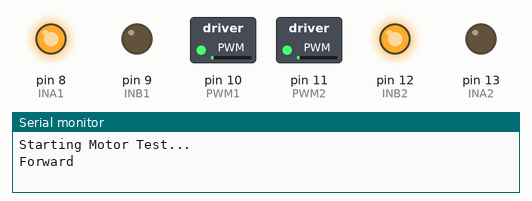
Recording of a sketch running on a simulated Arduino Uno, built with avr-gcc and run on an emulated ATmega328P. Shown: switched loads named in the sketch (green lamp = pin HIGH), output pins drawn as LEDs (lit = HIGH), the last lines printed to the serial monitor.

Above: at 0.05 s.
At 3.95 s:
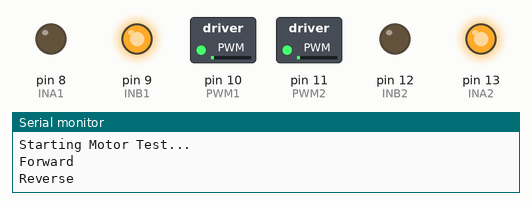
At 5.95 s:
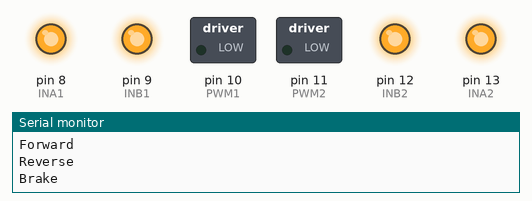
At 7.95 s:
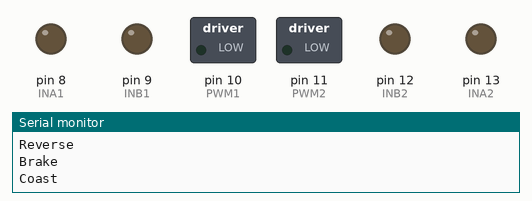
Timing chart, 0 to 10.4 s (numbered marks = the images above):
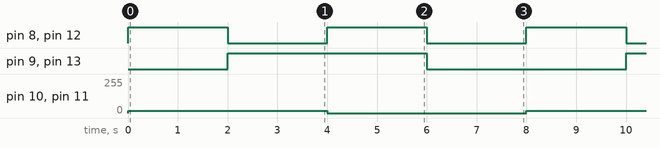

Measured:
- by itself, pin 8 (INA1), pin 12 (INB2): alternates HIGH for 2.0 s and LOW for 2.0 s
- by itself, pin 9 (INB1), pin 13 (INA2): alternates HIGH for 4.0 s and LOW for 4.0 s
- by itself, pin 10 (PWM1), pin 11 (PWM2): repeats every 8.0 s: 17/255 2.0 s, 0/255 4.0 s, 16/255 2.0 s

The sketch:

Arduino_Motor_Code.ino
```cpp
#define INA1 8   // Direction 1
#define INB1 9    // Direction 2
#define PWM1 10   // Speed PWM

// Motor 2 (Right or B)
#define INA2 13  // Direction 1
#define INB2 12    // Direction 2
#define PWM2 11
void setup() {

  Serial.begin(115200);
  Serial.println("Starting Motor Test...");

  pinMode(INA1, OUTPUT);
  pinMode(INB1, OUTPUT);
  pinMode(PWM1, OUTPUT);

  pinMode(INA2, OUTPUT);
  pinMode(INB2, OUTPUT);
  pinMode(PWM2, OUTPUT);
}

void loop() {
  Serial.println("Forward");
  digitalWrite(INA1, HIGH);
  digitalWrite(INB1, LOW);
  analogWrite(PWM1, 16);

  digitalWrite(INA2, LOW);
  digitalWrite(INB2, HIGH);
  analogWrite(PWM2, 16);
  delay(2000);

  Serial.println("Reverse");
  digitalWrite(INA1, LOW);
  digitalWrite(INB1, HIGH);
  analogWrite(PWM1, 17);

  digitalWrite(INA2,  HIGH);
  digitalWrite(INB2, LOW);
  analogWrite(PWM2, 17);
  delay(2000);

  Serial.println("Brake");
  digitalWrite(INA1, HIGH);
  digitalWrite(INB1, HIGH);
  analogWrite(PWM1, 0);

  digitalWrite(INA2, HIGH);
  digitalWrite(INB2, HIGH);
  analogWrite(PWM2, 0);
  delay(2000);

  Serial.println("Coast");
  digitalWrite(INA1, LOW);
  digitalWrite(INB1, LOW);
  analogWrite(PWM1, 0);

  digitalWrite(INA2, LOW);
  digitalWrite(INB2, LOW);
  analogWrite(PWM2, 0);
  delay(2000);
}
```
